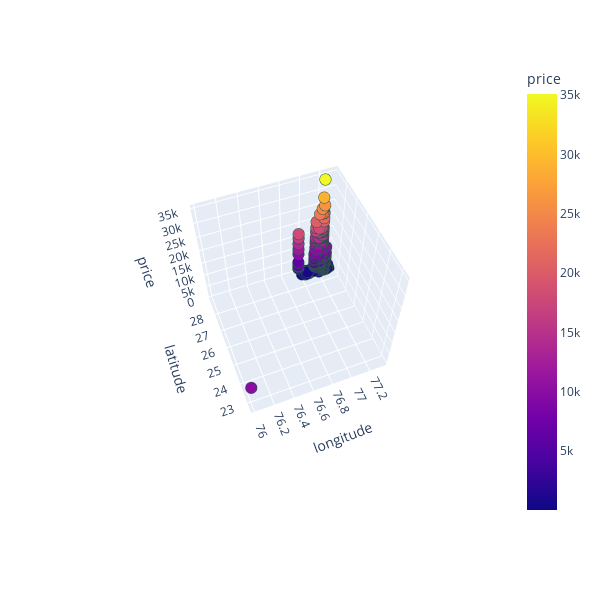

Notebook code for this chart:
### Markdown cell above
Expensive prorperties are concentrated in the heart of New Dehli and as we spred outwards the price reduces

### Code cell
#Explore in 3D the relationship of Price with Latitude and Longitude

# Create 3D scatter plot
fig = px.scatter_3d(
    housing_df,
    x="longitude",
    y="latitude",
    z="price_approx_usd",
    labels={"longitude": "longitude", "latitude": "latitude", "price_approx_usd": "price"},
    color="price_approx_usd",
    width=600,
    height=600,
)

# Refine formatting
fig.update_traces(
    marker={"size": 4, "line": {"width": 2, "color": "DarkSlateGrey"}},
    selector={"mode": "markers"},
)

# Display figure
fig.show()

### Figure 1 — Plotly figure (JSON) as saved in the notebook; plotly's stock layout.template omitted (floating-point values rounded to 4 significant figures; data arrays with more than 128 entries replaced by an {"elided": "..."} marker saying what was removed)
{"data": [{"hovertemplate": "longitude=%{x}<br>latitude=%{y}<br>price=%{marker.color}<extra></extra>", "legendgroup": "", "marker": {"color": {"elided": "2171 float values"}, "coloraxis": "coloraxis", "line": {"color": "DarkSlateGrey", "width": 2}, "size": 4, "symbol": "circle"}, "mode": "markers", "name": "", "scene": "scene", "showlegend": false, "type": "scatter3d", "x": {"elided": "2171 float values"}, "y": {"elided": "2171 float values"}, "z": {"elided": "2171 float values"}}], "layout": {"coloraxis": {"colorbar": {"title": {"text": "price"}}, "colorscale": [[0, "#0d0887"], [0.1111, "#46039f"], [0.2222, "#7201a8"], [0.3333, "#9c179e"], [0.4444, "#bd3786"], [0.5556, "#d8576b"], [0.6667, "#ed7953"], [0.7778, "#fb9f3a"], [0.8889, "#fdca26"], [1, "#f0f921"]]}, "dragmode": "zoom", "height": 600, "legend": {"tracegroupgap": 0}, "margin": {"t": 60}, "scene": {"aspectmode": "auto", "aspectratio": {"x": 1, "y": 1, "z": 1}, "camera": {"center": {"x": 0, "y": 0, "z": 0}, "eye": {"x": -0.7897, "y": -2.037, "z": 2.952}, "projection": {"type": "perspective"}, "up": {"x": 0, "y": 0, "z": 1}}, "domain": {"x": [0, 1], "y": [0, 1]}, "dragmode": "zoom", "xaxis": {"title": {"text": "longitude"}, "type": "linear"}, "yaxis": {"title": {"text": "latitude"}, "type": "linear"}, "zaxis": {"title": {"text": "price"}, "type": "linear"}}, "width": 600}}
